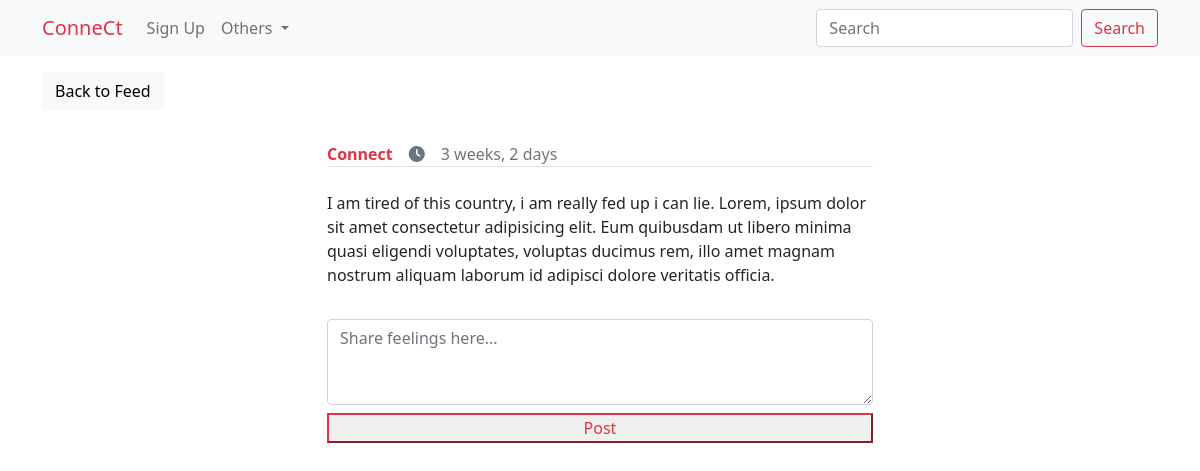
The page /social/post.details/1 on the database its author committed.
### social/models.py (models this page shows, shortened)
class Post(models.Model):
    body = models.TextField()
    created_on = models.DateTimeField(auto_now_add=True)
    author = models.ForeignKey(User, on_delete=models.CASCADE)
    likes = models.ManyToManyField(User, related_name='likes',  blank=True)
    dislikes = models.ManyToManyField(User, related_name='dislikes', blank=True)

### social/views.py (the view, shortened to what this page needs)
# urls.py: path('post.details/<int:pk>', PostDetail.as_view(), name='Post'),
class PostDetail(View, LoginRequiredMixin):
    def get(self, request, pk, *args, **kwargs):
        post = Post.objects.get(pk=pk)
        comments = Comment.objects.filter(post=post)
        form = CommentForm()
        context = {'post':post, 'form':form, 'comments':comments}
        return render(request, 'social/post.html', context)

### social/forms.py
class CommentForm(forms.ModelForm):
    body = forms.CharField(widget=forms.Textarea(attrs={'rows':3}))
    class Meta:
        model = Comment
        fields = ['body']

### templates/social/post.html (shortened to what this page needs)
{% extends 'base.html' %}
{% load widget_tweaks %}
{% block content %}
<div class="container">
    <div class="row mt-3">
        <div class="col-md-6">
            <a class="btn btn-light" href="{% url 'Home' %}">Back to Feed</a>
        </div>
    </div>
    <div class="row justify-content-center mt-3">
        <div class="col-md-6">
            <div>
                <div class="border-bottom d-flex justify-content-between align-items-center mt-3">
                    <div class="d-flex gap-3 align-items-center">
                        <strong class="text-danger">
                            <a href="{% url 'Profile' post.author.pk %}" style="text-decoration: none;" class="text-danger mt-3">{{post.author.username}}</a>
                        </strong>
                        <i class="fa fa-clock text-muted" style="color:#333;"></i>
                        <span class="text-muted"> {{post.created_on|timesince}}</span>
                    </div>
                </div>
                <p class="py-3 mt-2">{{post.body}}</p>
            </div>
            <div>
                <form action="" method="post">
                    {% render_field form.body class='form-control'  placeholder='Share feelings here...' %}
                    <div class="d-grid mt-2">
                        <button type="submit" class="btn-block btn-outline-danger">Post</button>
                    </div>
                </form>
            </div>
        </div>
    </div>
</div>
{% endblock %}

### rows shown on the page
Post: author.username "Connect", created_on "3 weeks, 2 days", body "I am tired of this country, i am really fed up i can lie. Lorem, ipsum dolor sit amet consectetur adipisicing elit. Eum quibusdam ut libero minima quasi eligendi voluptates, voluptas ducimus rem, illo amet magnam nostrum aliquam laborum id adipisci dolore veritatis officia."
